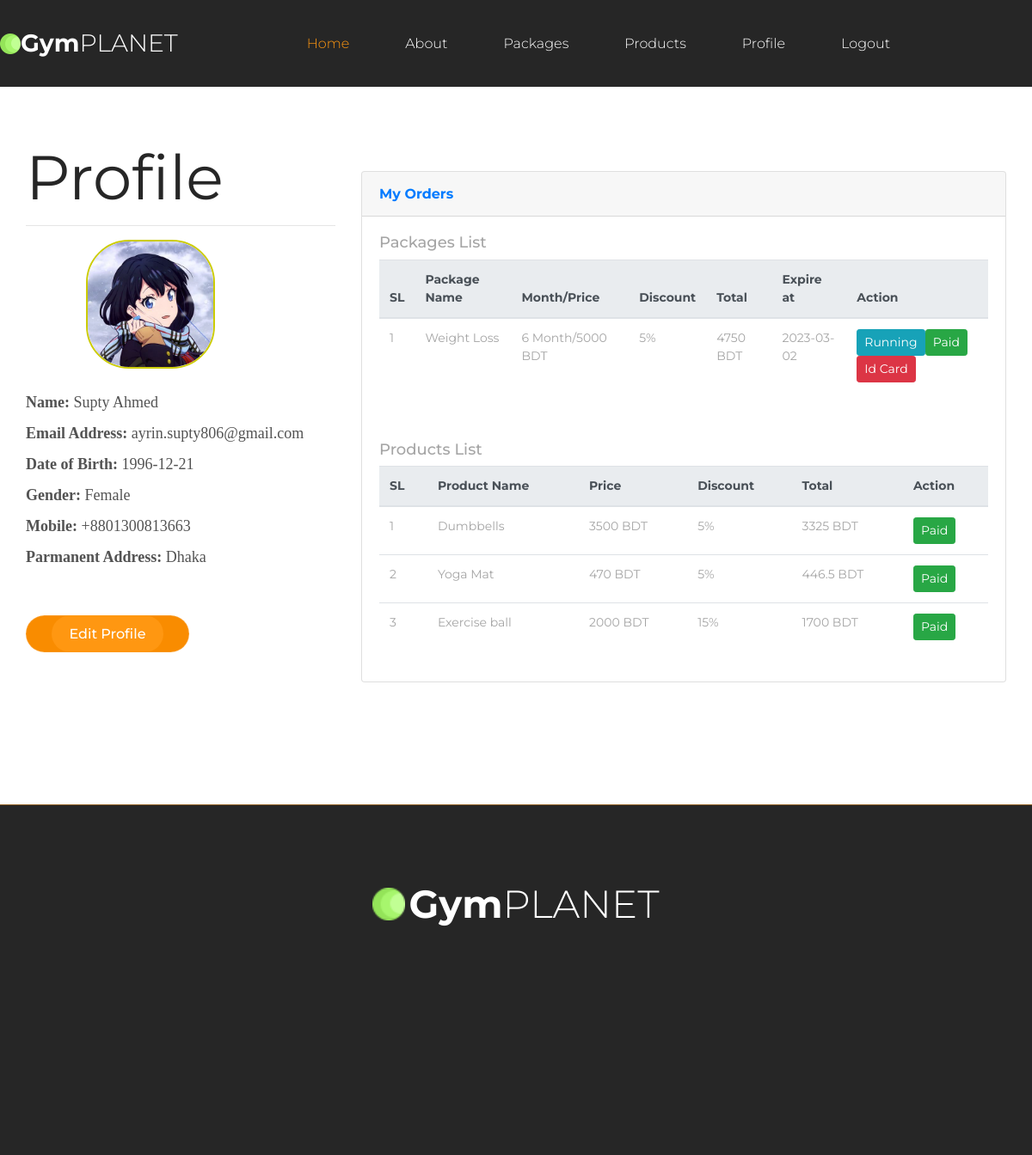
Page /profile.php (signed in) on the committed database.
### tables this page shows
CREATE TABLE `user_table` (
  `user_id` int(20) NOT NULL,
  `first_name` varchar(255) NOT NULL,
  `last_name` varchar(255) NOT NULL,
  `email` varchar(255) NOT NULL,
  `password` varchar(255) NOT NULL,
  `dob` varchar(255) NOT NULL,
  `gender` varchar(255) NOT NULL,
  `mobile` varchar(255) NOT NULL,
  `address` varchar(255) NOT NULL,
  `image` varchar(155) DEFAULT NULL,
  `flag` tinyint(10) NOT NULL DEFAULT 0,
  `otp` int(11) NOT NULL,
  `reg_at` timestamp NOT NULL DEFAULT current_timestamp()
);

CREATE TABLE `order_table` (
  `order_id` int(11) NOT NULL,
  `mobile_no` varchar(150) NOT NULL,
  `product_id` int(11) NOT NULL,
  `product_price` int(11) NOT NULL,
  `product_discount` int(11) NOT NULL,
  `pack_id` int(11) NOT NULL,
  `pack_price` int(11) NOT NULL,
  `pack_month` varchar(20) NOT NULL,
  `pack_discount` varchar(20) NOT NULL,
  `status` int(11) NOT NULL DEFAULT 0,
  `created_at` date NOT NULL DEFAULT current_timestamp(),
  `trainer_id` int(11) NOT NULL
);

CREATE TABLE `package_table` (
  `package_id` int(20) NOT NULL,
  `pack_name` varchar(255) NOT NULL,
  `details` text NOT NULL,
  `image` varchar(255) NOT NULL,
  `month` varchar(255) NOT NULL,
  `price` int(25) NOT NULL,
  `discount` int(25) NOT NULL,
  `del_pack` tinyint(10) NOT NULL DEFAULT 0
);

CREATE TABLE `product_table` (
  `id` int(11) NOT NULL,
  `name` varchar(255) NOT NULL,
  `description` text NOT NULL,
  `image` varchar(255) NOT NULL,
  `stock` varchar(255) NOT NULL,
  `buying_price` int(11) NOT NULL,
  `selling_price` int(11) NOT NULL,
  `discount` int(11) NOT NULL,
  `soft_delete` tinyint(4) NOT NULL DEFAULT 0
);

### Classes/DB.php (called while the page is built, shortened)
<?php
class DB
{
    public function connect(){
        $this->conn = new mysqli("localhost","root","","gym");
        if ($this->conn->connect_error) {
          die("Connection failed: " . $this->conn->connect_error);
        }
        else{
            return $msg =  "connected";
        }
    }
}

### Classes/LoginClass.php (called while the page is built, shortened)
<?php
include_once 'db.php';
class LoginClass extends DB
{
    public function checkprofile()
    {
        $id = $_SESSION['user_id'];
        $que = "SELECT * FROM user_table WHERE user_id = $id";
        $result = $this->conn->query($que);
        return $result;
    }
}

### Classes/PackageClass.php (called while the page is built, shortened)
<?php
include_once 'db.php';
class PackageClass extends DB
{
    public function viewOrder(){
        $mobile = $_SESSION['mobile'];
        $qry = "SELECT * FROM order_table
        INNER JOIN user_table ON order_table.mobile_no = user_table.mobile
        INNER JOIN package_table ON order_table.pack_id = package_table.package_id
        where order_table.mobile_no = '$mobile'";
        $result = $this->conn->query($qry);
        return $result;
    }
}

### Classes/ProductClass.php (called while the page is built, shortened)
<?php
include_once 'db.php';
class ProductClass extends DB
{
    public function viewOrder(){
        $mobile = $_SESSION['mobile'];
        $qry = "SELECT * FROM order_table INNER JOIN user_table ON order_table.mobile_no=user_table.mobile INNER JOIN product_table ON order_table.product_id=product_table.id where order_table.mobile_no='$mobile'";
        $result = $this->conn->query($qry);
        return $result;
    }
}

### profile.php (the view, shortened to what this page needs)
<?php include 'layouts/header.php'; ?>
<?php include 'layouts/nav.php'; ?>
<br><br>
<div class="about">
    <div class="container about_container">
        <div class="row">
            <div class="col-lg-4">
                <div class="about_content">
                    <div class="section_title_container">
                        <div class="section_title">Profile</div>
                    </div>
                    <?php
                    $view = $login->checkprofile();
                    foreach ($view as $value) {
                    ?>
                        <hr>
                        <img style="margin-top 10px;height: 150px; width: 150px;margin-left:70px;border-radius: 50px;border: 2px solid #CCCC00;" src=" <?php echo $value['image']; ?>" alt="">
                        <br><br>
                        <p>
                            <b>Name: </b> <?php echo $value['first_name'] . " " . $value['last_name']; ?><br>
                            <b>Email Address: </b> <?php echo $value['email']; ?><br>
                            <b>Date of Birth: </b> <?php echo $birth = $value['dob']; ?><br>
                            <b>Gender: </b> <?php echo $value['gender']; ?><br>
                            <b>Mobile: </b> <?php echo $value['mobile']; ?><br>
                            <b>Parmanent Address: </b> <?php echo $value['address']; ?>
                        <div class="button about_button"><a href="edit.php">Edit Profile</a></div>
                        </p>
                    <?php } ?>
                </div>
            </div>
            <div class="col-lg-8">
                <br><br><br>
                <div class="card">
                    <div class="card-header py-3 d-flex flex-row align-items-center justify-content-between">
                        <h6 class="m-0 font-weight-bold text-primary">My Orders</h6>
                    </div>
                    <div class="card-body">
                        <div>
                            <h4>Packages List</h4>
                        </div>
                        <div class="table-responsive">
                            <table class="table align-items-center table-flush">
                                <thead class="thead-light">
                                    <tr>
                                        <th>SL</th>
                                        <th>Package Name</th>
                                        <th>Month/Price</th>
                                        <th>Discount</th>
                                        <th>Total</th>
                                        <th>Expire at</th>
                                        <th>Action</th>
                                    </tr>
                                </thead>
                                <tbody>
                                    <?php
                                    $i = 0;
                                    $view = $pack->viewOrder();
                                    $count = mysqli_num_rows($view);
                                    if ($count > 0) {
                                        foreach ($view as $value) {
                                            $i++;
                                    ?>
                                            <tr>
                                                <td><?php echo $i; ?></td>
                                                <td><?php echo $value['pack_name']; ?></td>
                                                <td><?php echo $value['month'] . ' Month/' . $value['price']; ?> BDT</td>
                                                <td><?php echo $value['discount']; ?>%</td>
                                                <td><?php echo $value['price'] - ($value['price'] * ($value['discount'] / 100)); ?> BDT</td>
                                                <td><?php echo $effectiveDate = date('Y-m-d', strtotime("+" . $value['month'] . " months", strtotime($value['created_at']))); ?></td>
                                                <td>
                                                    <?php $date = date("Y-m-d"); ?>
                                                    <?php
                                                    if ($value['status'] == 0) {
                                                        echo "<a class='btn btn-info btn-sm text-white'>Pending</a> ";
                                                        echo "<a class='btn btn-danger btn-sm' href=?delorder=" . $value['order_id'] . ">Cancel</a>";
                                                    } else {
                                                        if ($effectiveDate < $date) {
                                                            echo "<a class='btn btn-danger btn-sm'>Expired</a> ";
                                                        } else {
                                                            echo "<a class='btn btn-info btn-sm text-white'>Running</a>";
                                                            echo "<a class='btn btn-success btn-sm text-white'>Paid</a>";
                                                            echo "<a class='btn btn-danger btn-sm' href=idcard.php?orderid=" . $value['order_id'] . " >Id Card</a>";
                                                        }
                                                    }
                                                    ?>
                                                </td>
                                            </tr>
                                    <?php }
                                    } else {
                                        echo "<th></th><th></th><th></th><th> No result found</th>";
                                    } ?>
                                </tbody>
                            </table>
                        </div>
                    </div>
                    <div class="card-body">
                        <div>
                            <h4>Products List</h4>
                        </div>
                        <div class="table-responsive">
                            <table class="table align-items-center table-flush">
                                <thead class="thead-light">
                                    <tr>
                                        <th>SL</th>
                                        <th>Product Name</th>
                                        <th>Price</th>
                                        <th>Discount</th>
                                        <th>Total</th>
                                        <th>Action</th>
                                    </tr>
                                </thead>
                                <tbody>
                                    <?php
                                    $i = 0;
                                    $view = $product->viewOrder();
                                    $count = mysqli_num_rows($view);
                                    if ($count > 0) {
                                        foreach ($view as $value) {
                                            $discount = ($value['discount'] / 100) * $value['selling_price'];
                                            $i++;
                                    ?>
                                            <tr>
                                                <td><?php echo $i; ?></td>
                                                <td><?php echo $value['name']; ?></td>
                                                <td><?php echo $value['selling_price']; ?> BDT</td>
                                                <td><?php echo $value['discount']; ?>%</td>
                                                <td><?php echo $value['selling_price'] - $discount; ?> BDT</td>
                                                <td>
                                                    <?php
                                                    if ($value['status'] == 0) {
                                                        echo "<a class='btn btn-info btn-sm text-white'>Pending</a> ";
                                                        echo "<a class='btn btn-danger btn-sm text-white' href=?delorder=" . $value['order_id'] . ">Cancel</a>";
                                                    } else {
                                                        echo "<a class='btn btn-success btn-sm text-white'>Paid</a>";
                                                    }
                                                    ?>
                                                </td>
                                            </tr>
                                    <?php }
                                    } else {
                                        echo "<th></th><th></th><th></th><th> No result found</th>";
                                    } ?>
                                </tbody>
                            </table>
                        </div>
                    </div>
                </div>
            </div>
        </div>
    </div>
</div>
<?php include 'layouts/footer.php'; ?>

### rows in the picture
user_table: image (picture), first_name "Supty", last_name "Ahmed", email "ayrin.supty806@gmail.com", dob "1996-12-21", gender "Female", mobile "+8801300813663", address "Dhaka"
order_table: package_table.pack_name "Weight Loss", package_table.month "6", package_table.price "5000", package_table.discount "5", package_table.price+discount "4750", created_at.month "2023-03-02"
order_table: product_table.name "Dumbbells", product_table.selling_price "3500", product_table.discount "5", product_table.selling_price+discount "3325", status "Paid"
order_table: product_table.name "Yoga Mat", product_table.selling_price "470", product_table.discount "5", product_table.selling_price+discount "446.5", status "Paid"
order_table: product_table.name "Exercise ball", product_table.selling_price "2000", product_table.discount "15", product_table.selling_price+discount "1700", status "Paid"
